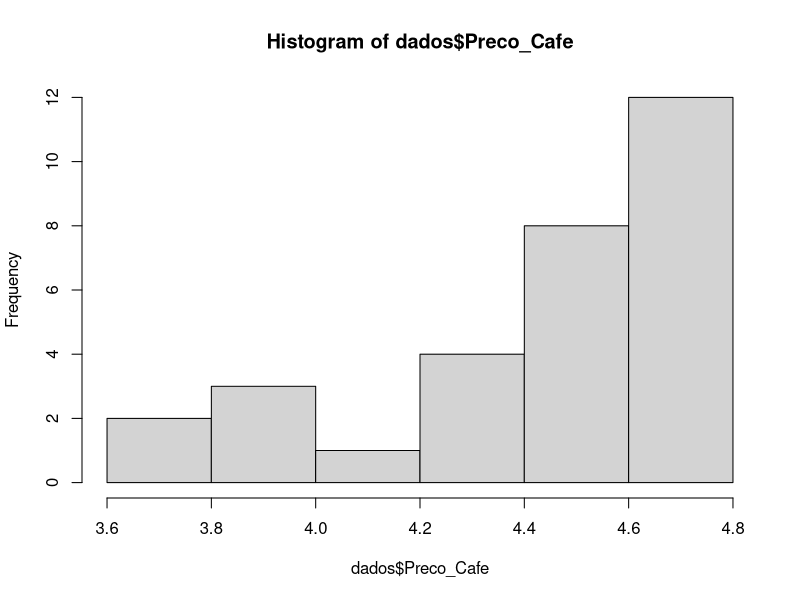
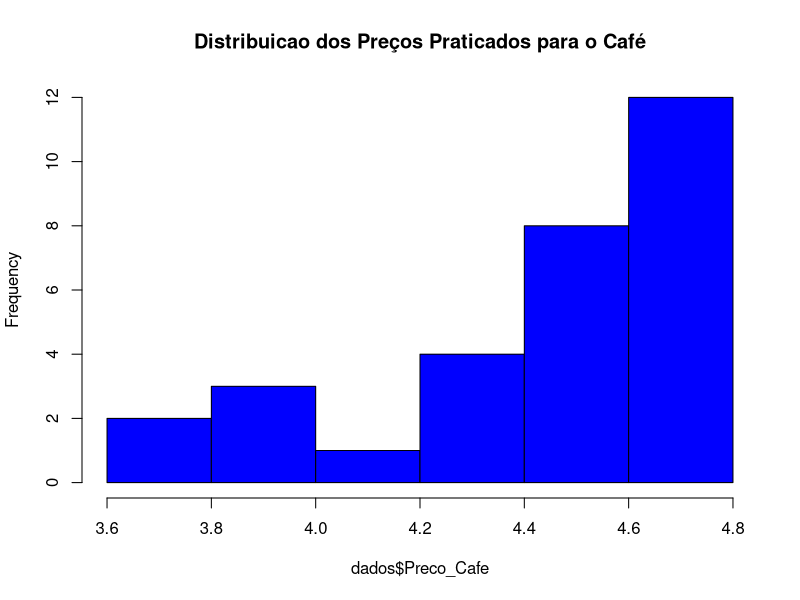
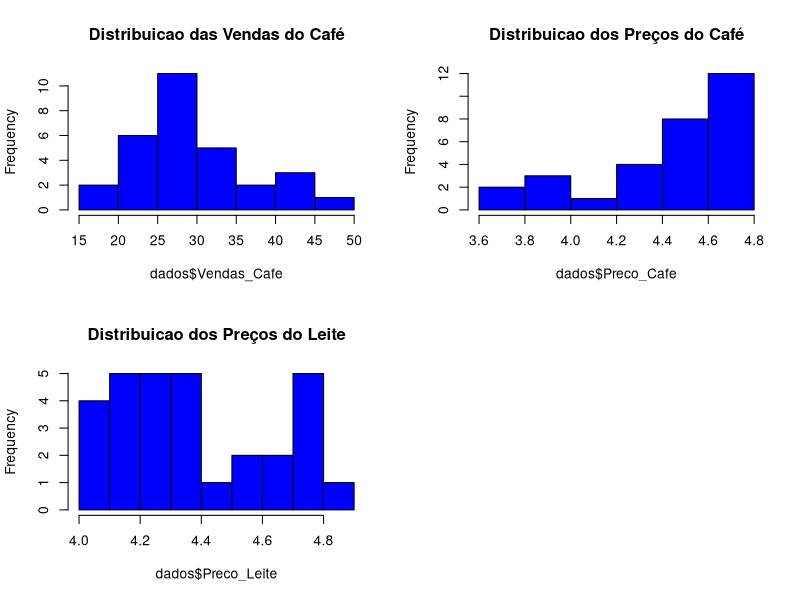
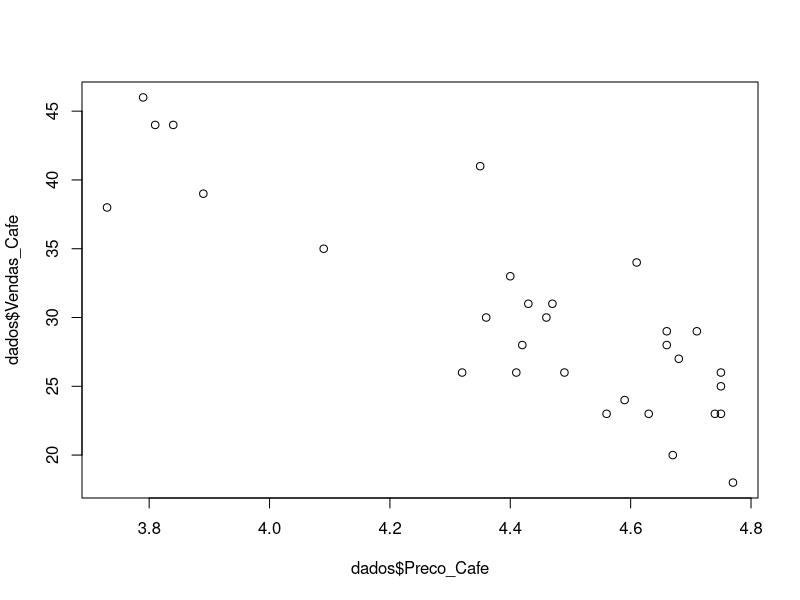
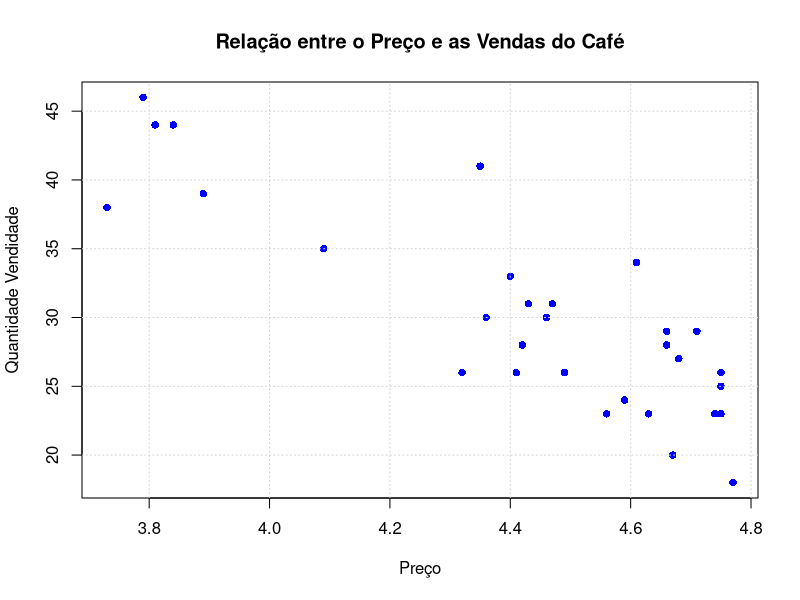
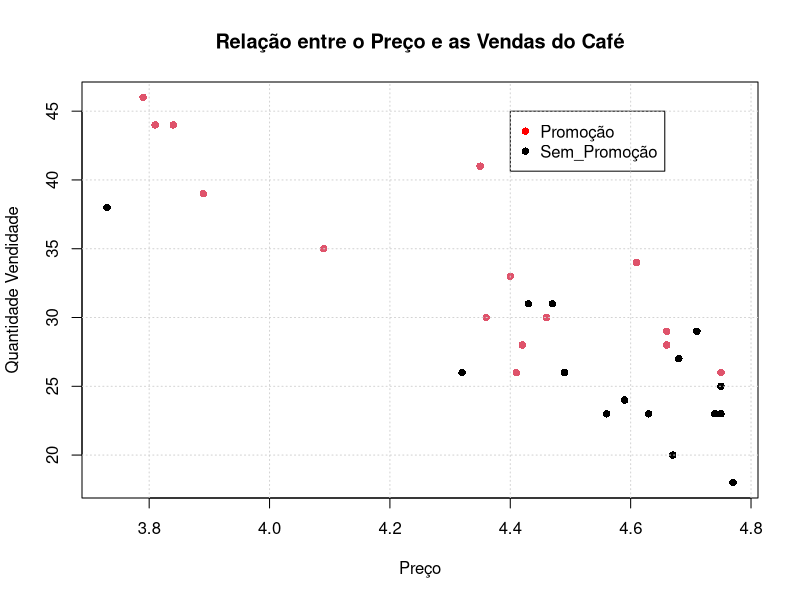
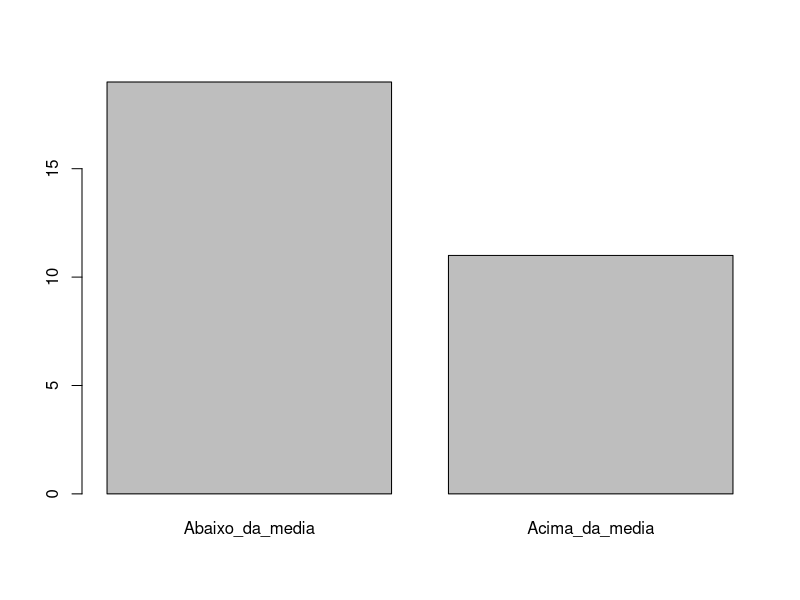
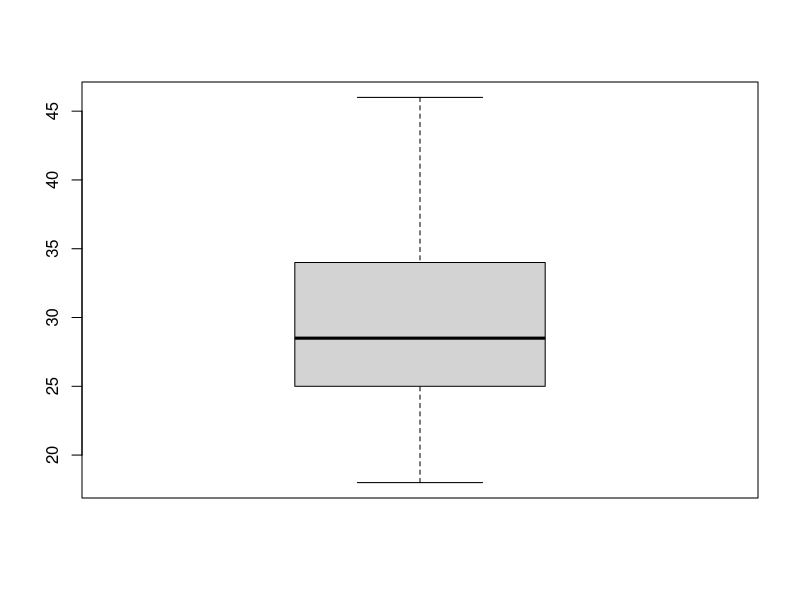

Recreate these plots in R, in order.
####### Análise exploratória de dados #######
## AED - Capitulo 01 - Prof. Máiron Chaves ###


# Copie este código, cole no seu R e execute para ver os resultados

rm(list=ls(all=TRUE)) #Remove objetos da memória do R


#Cria o data frame contendo o histórico de vendas do cafe

dados <- data.frame(Vendas_Cafe = c(18, 20, 23, 23, 23, 23, 24, 25, 26, 26, 26, 26, 27, 28, 28,
                                    29, 29, 30, 30, 31, 31, 33, 34, 35, 38, 39, 41, 44, 44, 46),
                    
                    Preco_Cafe = c(4.77, 4.67, 4.75, 4.74, 4.63, 4.56, 4.59, 4.75, 4.75, 4.49,
                                   4.41, 4.32, 4.68, 4.66, 4.42, 4.71, 4.66, 4.46, 4.36, 4.47, 4.43,
                                   4.4, 4.61, 4.09, 3.73, 3.89, 4.35, 3.84, 3.81, 3.79),
                    
                    Promocao = c("Nao", "Nao", "Nao", "Nao", "Nao", "Nao", "Nao", "Nao", "Sim",
                                 "Nao", "Sim", "Nao", "Nao", "Sim", "Sim", "Nao", "Sim", "Sim",
                                 "Sim", "Nao", "Nao", "Sim", "Sim", "Sim", "Nao", "Sim", "Sim",
                                 "Sim", "Sim", "Sim"),
                    
                    Preco_Leite = c(4.74, 4.81, 4.36, 4.29, 4.17, 4.66, 4.73, 4.11, 4.21, 4.25,
                                    4.62, 4.53, 4.44, 4.19, 4.37, 4.29, 4.57, 4.21, 4.77, 4, 4.31,
                                    4.34, 4.05, 4.73, 4.07, 4.75, 4, 4.15, 4.34, 4.15) )



# visualiza a media (mean) e outras estatisticas descritivas das variaveis

summary(dados)


# Visualiza desvio padrao (standard deviation) das variaveis

sd(dados$Vendas_Cafe)
sd(dados$Preco_Cafe)
sd(dados$Preco_Leite)


# Visualiza atraves de um histograma a distribuicao da variavel Preco_Cafe

hist(dados$Preco_Cafe)


# Customizando o histograma

hist(dados$Preco_Cafe,
     col = 'blue',
     main = 'Distribuicao dos Preços Praticados para o Café')

#Visualiza o histograma das tres variaveis numericas na mesma pagina

par(mfrow=c(2,2)) #Configura layout para posicionar os graficos em duas linhas e duas colunas

hist(dados$Vendas_Cafe,
     col = 'blue',
     main = 'Distribuicao das Vendas do Café')

hist(dados$Preco_Cafe,
     col = 'blue',
     main = 'Distribuicao dos Preços do Café')

hist(dados$Preco_Leite,
     col = 'blue',
     main = 'Distribuicao dos Preços do Leite')

dev.off() #limpa os graficos e volta o layout para configuracao normal


#Visualiza relacao entre as vendas do café o preço do café

plot(y = dados$Vendas_Cafe,
     x = dados$Preco_Cafe)


#Customiza o grafico

plot(y = dados$Vendas_Cafe,
     x = dados$Preco_Cafe,
     pch = 16,
     col = 'blue',
     xlab = 'Preço',
     ylab = 'Quantidade Vendidade',
     main = 'Relação entre o Preço e as Vendas do Café')

grid() #este comando adiciona linhas de grade ao grafico


# Colore os pontos em que havia promoção naquele dia

plot(y = dados$Vendas_Cafe,
     x = dados$Preco_Cafe,
     col = factor(dados$Promocao),
     pch = 16,
     xlab = 'Preço',
     ylab = 'Quantidade Vendidade',
     main = 'Relação entre o Preço e as Vendas do Café')


# adiciona legenda

legend(x=4.4,y=45,
       c("Promoção","Sem_Promoção"),
       col=c("red","black"),
       pch=c(16,16))
grid()


#Cria uma nova variavel informando se naquele dia vendeu acima ou abaixo da media historica

media <- mean(dados$Vendas_Cafe) #armazena a media em uma variavel

variavel <- ifelse(dados$Vendas_Cafe > media,
                   'Acima_da_media',
                   'Abaixo_da_media')

variavel <- factor(variavel) #converte nova variavel para factor


plot(variavel) #grafico com a qtde abaixo e acima da media


table(variavel) #visualiza a qtde abaixo e acima da media


#Gera boxplot das vendas

boxplot(dados$Vendas_Cafe)


#Gera boxplot do preco

boxplot(dados$Preco_Cafe)


#Gera boxplot comparativo das vendas quando houve promocao e de quando nao houve

boxplot(dados$Vendas_Cafe~dados$Promocao)


#Customizando o boxplot

boxplot(dados$Vendas_Cafe~dados$Promocao,
        col = 'gray',
        pch = 16,
        xlab = 'Promoção',
        ylab = 'Vendas',
        main = 'Vendas com promoção vs Vendas sem promoção')



